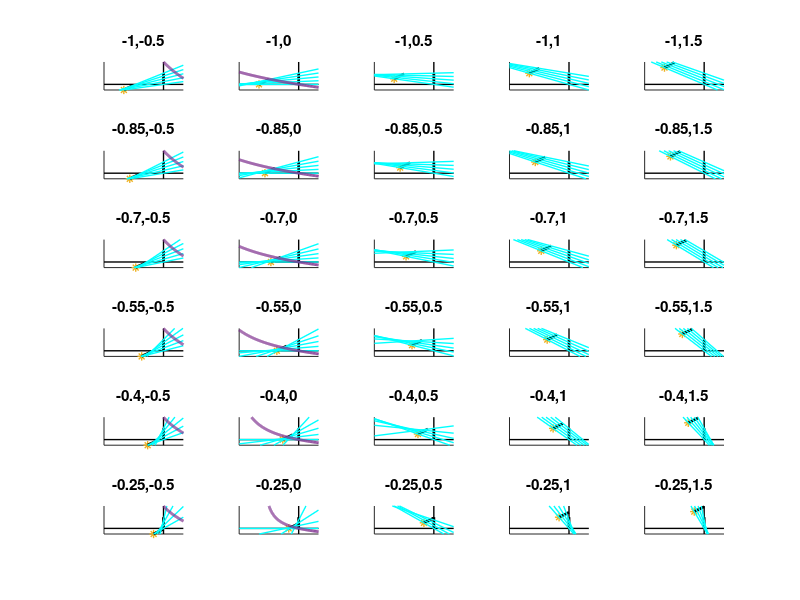
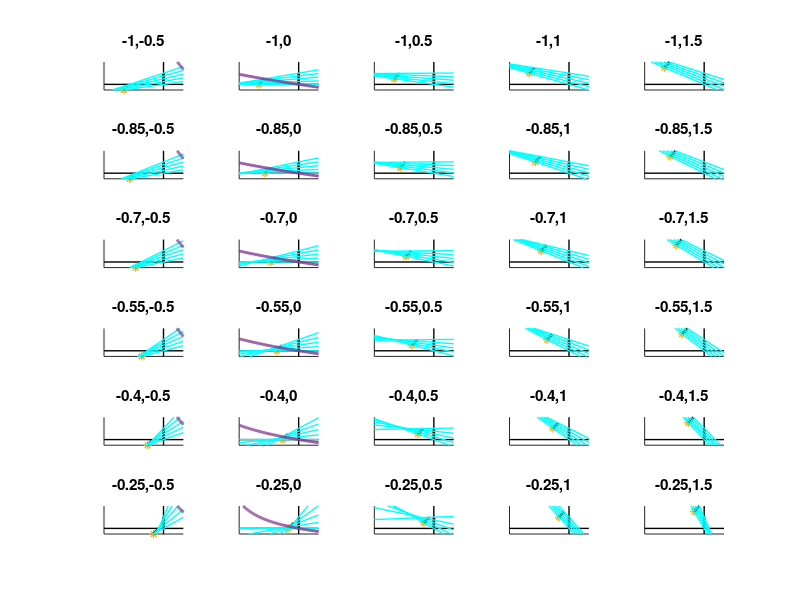
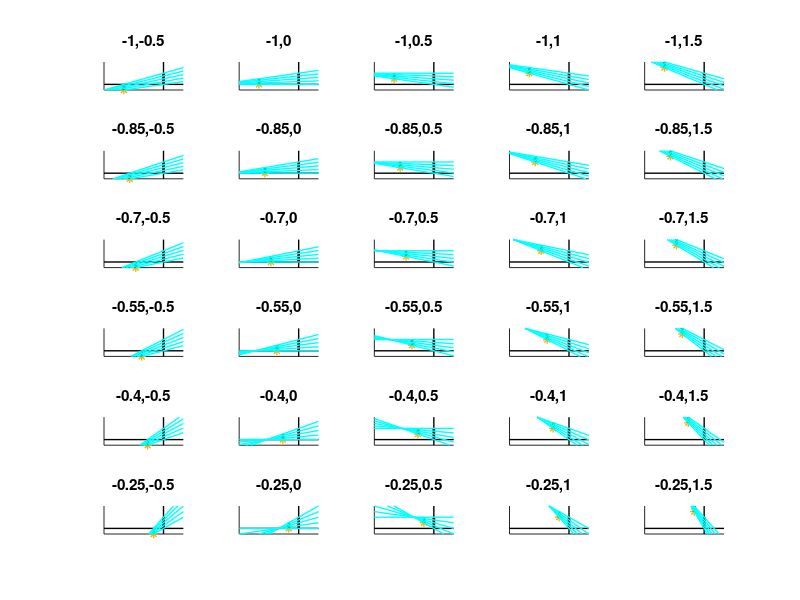
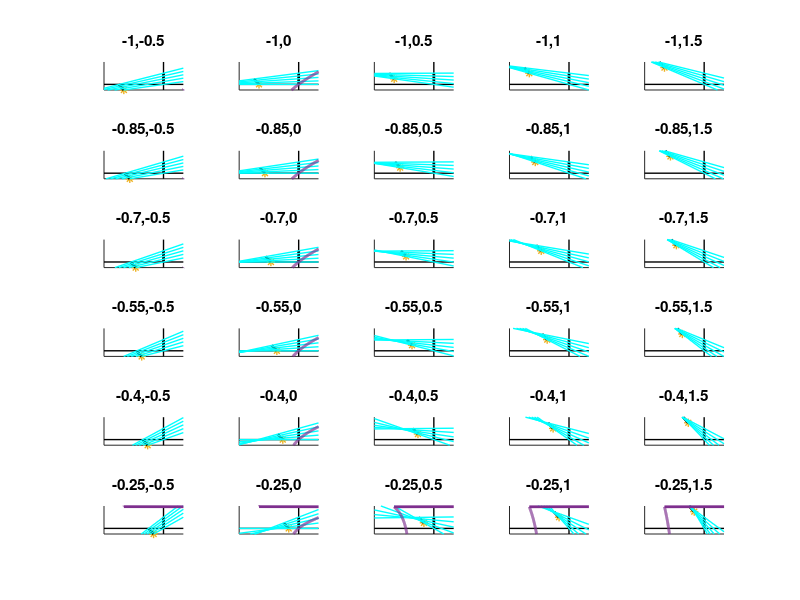

These figures' MATLAB source, in order:
% Each figure is a different value of theta
% Each plot on a single figure is a different value of (r1, r2)
%%% Mitra and Mark work via Zoom together 5/13/20
%%% Most recent update 7/13/20

clear
clc;
faceFrameL = 1; % length of face frame
s = 0.5;        % length ratio
N = 5;          % number of whiskers plotted through face frame

thetaVals = [-30:15:30];

for ii = 1:length(thetaVals)
    figure(ii);
    set(gcf,'color','w');
    thetaVal = thetaVals(ii);
    
    %rVals_1_lower = min([-4*s*sind(thetaVal),-s*sind(thetaVal)]);
    %rVals_1_upper = max([-4*s*sind(thetaVal),-s*sind(thetaVal)]);
    rVals_1_lower = -1;
    rVals_1_upper = -0.25;
    rVals_1_ival = (rVals_1_upper - rVals_1_lower)/5;
    
    rVals_1 = [rVals_1_lower:rVals_1_ival:rVals_1_upper];
    rVals_2 = [-0.5*faceFrameL:0.5*faceFrameL:1.5*faceFrameL];
    
    counter = 0;    
    for jj = 1:length(rVals_1)       
        for kk = 1:length(rVals_2)
            counter = counter + 1;
            rVal1 = rVals_1(jj);
            rVal2 = rVals_2(kk);
            wVal1 = s*sind(thetaVal);
            wVal2 = 1-s*cosd(thetaVal);
            
            subplot(6,5,counter);
            %axes...
            axisrange_x = [-1.5,.5];
            axisrange_y = [-.5,2];
            xlim([axisrange_x(1),axisrange_x(2)]);
            ylim([axisrange_y(1),axisrange_y(2)]);
            
            
            hold on
            
            % plot x-axis and y-axis
            
            xaxis = plot(axisrange_x,[0,0],'color','black'); %x-axis
            yaxis = plot([0,0],axisrange_y,'color','black'); %y-axis
            set(xaxis,'LineWidth',1);
            set(yaxis,'LineWidth',1);
            
            %plotting r
            h = plot(rVal1,rVal2,'*');
            set(h,'LineWidth',1);
            
            %Plotting the frames
            FF = plot([0,0],[0,faceFrameL],'color','black');
            set(FF,'LineWidth',2);
            CF_tip = [rVal1-s*faceFrameL*sind(thetaVal),rVal2+s*faceFrameL*cosd(thetaVal)];
            CF = plot([rVal1,CF_tip(1)],[rVal2,CF_tip(2)], 'color','black');
            set(CF,'LineWidth',2);
            
            %whisker lines 
            for Kwskr = 0:faceFrameL/(N-1):faceFrameL
                %u vector values...
                uVal1 = wVal1*Kwskr-rVal1;
                uVal2 = wVal2*Kwskr-rVal2;
                
                whisky1 = (uVal2/uVal1)*axisrange_x(1)+Kwskr;
                whisky2 = (uVal2/uVal1)*axisrange_x(2)+Kwskr;
                tempPlot = plot(axisrange_x,[whisky1,whisky2],'color','cyan');
                set(tempPlot,'LineWidth',1)
            end;
            
            %plotting the protraction and spread
            y_pts = axisrange_y(1):0.01:axisrange_y(2);
            protraction = atan((rVal2 - wVal1*y_pts)./(rVal1+wVal1*y_pts));
            protraction_norm = protraction./max(protraction);
            spread = 1;
            
            test = plot(protraction_norm,y_pts);
            set(test,'LineWidth',2)
            
            %no box
            set(gca,'Box','off');
            
            % ensure all plots are on the same axes
            % consider using axis('equal') (??? not sure)
            % axis([xmin,xmax,ymin,ymax]);
            set(gca,'xtick',[]); 
            set(gca,'ytick',[]); 
            tempstring = [num2str(rVal1,3), ',' num2str(rVal2,3)];
            title(tempstring);
            
            % ensure all plots are on the same axes
            % consider using axis('equal') (??? not sure)
            % axis([xmin,xmax,ymin,ymax]);
            %Axis limits
            %xlim([-3,2]);
            %ylim([-2,1]);
            
        end;
    end;
end;
